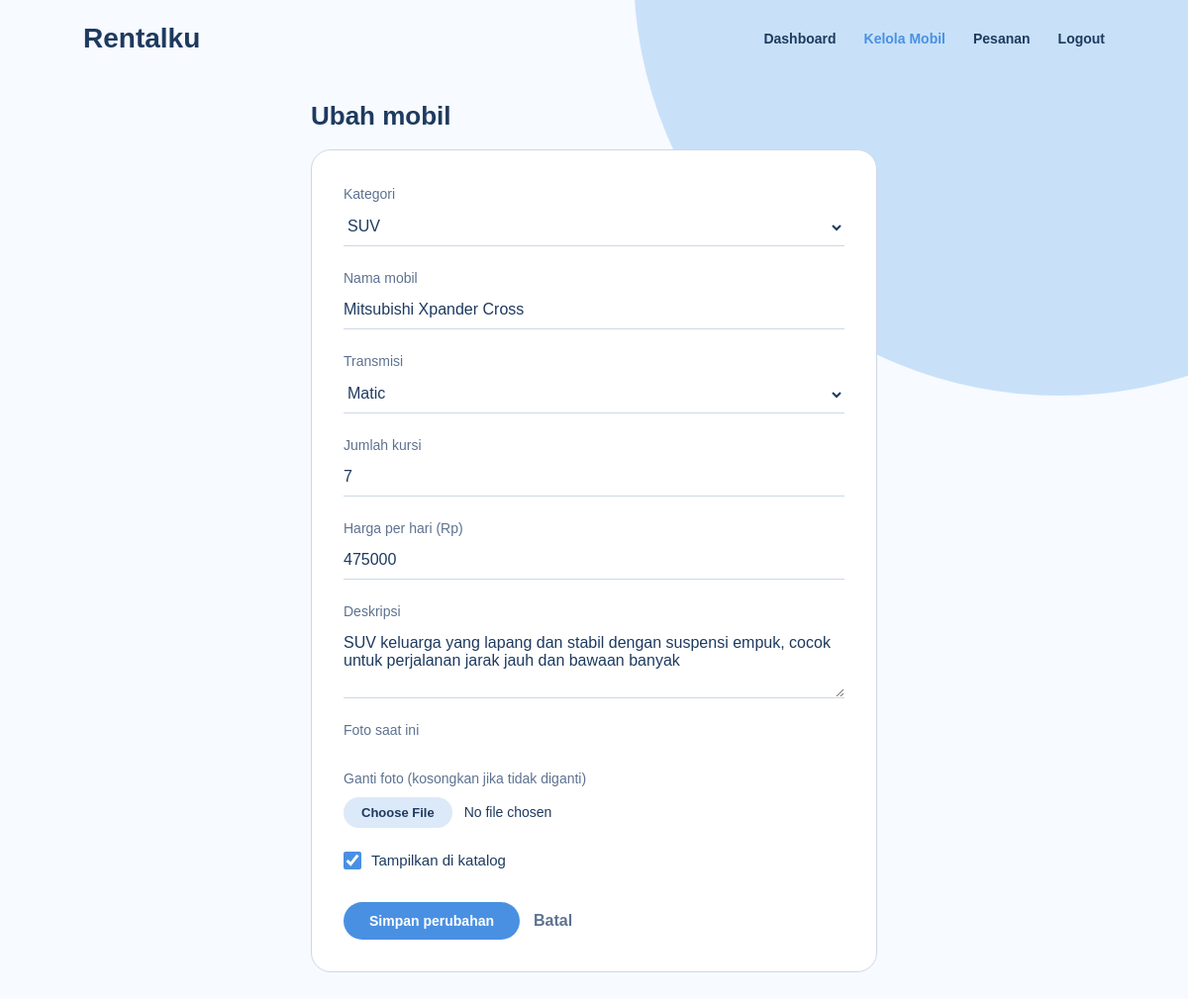
Screenshot of /mobilEdit.php?id=10 (signed in) with the database file from the repository.
### tables this page shows
CREATE TABLE `mobil` (
  `id_mobil` int(11) NOT NULL,
  `id_kategori` int(11) NOT NULL,
  `nama_mobil` varchar(100) NOT NULL,
  `transmisi` enum('manual','matic') NOT NULL,
  `kursi` int(11) NOT NULL,
  `harga_harian` int(11) NOT NULL,
  `foto` varchar(255) DEFAULT NULL,
  `deskripsi` text DEFAULT NULL,
  `aktif` tinyint(1) NOT NULL DEFAULT 1
);

CREATE TABLE `kategori` (
  `id_kategori` int(11) NOT NULL,
  `nama_kategori` varchar(50) NOT NULL
);

### mobilEdit.php (the view, shortened to what this page needs)
<?php
include 'koneksi.php';
$id = (int) ($_GET['id'] ?? 0);
$stmt = $koneksi->prepare("SELECT * FROM mobil WHERE id_mobil = ?");
$stmt->bind_param("i", $id);
$stmt->execute();
$mobil = $stmt->get_result()->fetch_assoc();
$kategori = $koneksi->query("SELECT * FROM kategori ORDER BY nama_kategori");
?>
<!DOCTYPE html>
<html lang="id">
<head>
    <link rel="stylesheet" href="app.css">
</head>
<body>
<header class="bar">
    <a class="brand" href="admin.php">Rentalku</a>
    <nav class="nav">
        <a href="admin.php">Dashboard</a>
        <a href="mobilAdmin.php" class="aktif">Kelola Mobil</a>
        <a href="pesananAdmin.php">Pesanan</a>
        <a href="logout.php">Logout</a>
    </nav>
</header>
<main class="wrap sempit">
    <h2>Ubah mobil</h2>
    <form class="form" method="POST" enctype="multipart/form-data">
        <label>Kategori
            <select name="id_kategori" required>
                <?php while ($k = $kategori->fetch_assoc()) : ?>
                    <option value="<?= $k['id_kategori'] ?>" <?= $k['id_kategori'] == $mobil['id_kategori'] ? 'selected' : '' ?>>
                        <?= htmlspecialchars($k['nama_kategori']) ?>
                    </option>
                <?php endwhile; ?>
            </select>
        </label>
        <label>Nama mobil <input type="text" name="nama_mobil" value="<?= htmlspecialchars($mobil['nama_mobil']) ?>" required></label>
        <label>Transmisi
            <select name="transmisi">
                <option value="matic" <?= $mobil['transmisi'] === 'matic' ? 'selected' : '' ?>>Matic</option>
            </select>
        </label>
        <label>Jumlah kursi <input type="number" name="kursi" min="1" value="<?= (int) $mobil['kursi'] ?>" required></label>
        <label>Harga per hari (Rp) <input type="number" name="harga_harian" min="0" value="<?= (int) $mobil['harga_harian'] ?>" required></label>
        <label>Deskripsi <textarea name="deskripsi" rows="3"><?= htmlspecialchars($mobil['deskripsi'] ?? '') ?></textarea></label>
        <?php if ($mobil['foto']) : ?>
            <div class="foto-lama">Foto saat ini<img src="uploads/<?= htmlspecialchars($mobil['foto']) ?>" alt=""></div>
        <?php endif; ?>
        <label>Ganti foto (kosongkan jika tidak diganti) <input type="file" name="foto" accept=".jpg,.jpeg,.png"></label>
        <label class="cek"><input type="checkbox" name="aktif" <?= $mobil['aktif'] ? 'checked' : '' ?>> Tampilkan di katalog</label>
        <div class="tombol">
            <button class="btn" type="submit">Simpan perubahan</button>
            <a href="mobilAdmin.php">Batal</a>
        </div>
    </form>
</main>
</body>
</html>

### app.css (style rules this page uses)
:root { --navy: #1e3a5f; --sky: #a8d0f5; --blue: #4a90e2; --mist: #dce9f8; --slate: #5d7290; --line: #cdd8e6; --paper: #f7fafe; --danger: #b00020; --ok: #1f7a4d; }
* { box-sizing: border-box; margin: 0; padding: 0; }
body { font-family: Arial, sans-serif; background: var(--paper); color: var(--navy); line-height: 1.5; min-height: 100vh; }
body::before { content: ""; position: fixed; top: -460px; right: -300px; width: 860px; height: 860px; border-radius: 50%; background: var(--sky); opacity: .6; z-index: -1; pointer-events: none; }
a { color: var(--blue); }
.bar { display: flex; justify-content: space-between; align-items: center; gap: 16px; max-width: 1080px; margin: 0 auto; padding: 18px 24px; }
.brand { font-size: 28px; font-weight: bold; color: var(--navy); text-decoration: none; }
.nav { display: flex; align-items: center; gap: 28px; }
.nav a { font-size: 14px; font-weight: bold; color: var(--navy); text-decoration: none; }
.wrap { max-width: 1080px; margin: 0 auto; padding: 24px 24px 72px; }
.wrap.sempit { max-width: 620px; }
h2 { font-size: 26px; line-height: 1.2; margin-bottom: 18px; }
.btn { display: inline-block; padding: 11px 26px; font-family: Arial, sans-serif; font-size: 14px; font-weight: bold; color: #fff; background: var(--blue); border: 0; border-radius: 50px; text-decoration: none; cursor: pointer; transition: background .2s; }
.form { background: #fff; border: 1px solid var(--line); border-radius: 20px; padding: 12px 32px 32px; }
.form label { display: block; margin-top: 22px; font-size: 14px; color: var(--slate); }
.form input[type=text], .form input[type=number], .form input[type=date], .form select, .form textarea { display: block; width: 100%; margin-top: 4px; padding: 8px 0 10px; font-family: Arial, sans-serif; font-size: 16px; color: var(--navy); background: transparent; border: 0; border-bottom: 1px solid var(--line); outline: none; border-radius: 0; }
.form textarea { resize: vertical; }
.form input[type=file] { display: block; margin-top: 8px; font-size: 14px; color: var(--navy); }
.form .cek { display: flex; align-items: center; gap: 10px; color: var(--navy); font-size: 15px; }
.form .cek input { width: 18px; height: 18px; accent-color: var(--blue); }
.form .foto-lama { margin-top: 22px; font-size: 14px; color: var(--slate); }
.form .tombol { display: flex; align-items: center; gap: 14px; margin-top: 30px; }
.form .tombol a { font-weight: bold; text-decoration: none; color: var(--slate); }
.nav a.aktif { color: var(--blue); }

### rows the page displays
mobil: id_kategori "SUV", nama_mobil "Mitsubishi Xpander Cross", transmisi "Matic", kursi "7", harga_harian "475000", deskripsi "SUV keluarga yang lapang dan stabil dengan suspensi empuk, cocok untuk perjalanan jarak jauh dan bawaan banyak", aktif "☑"
